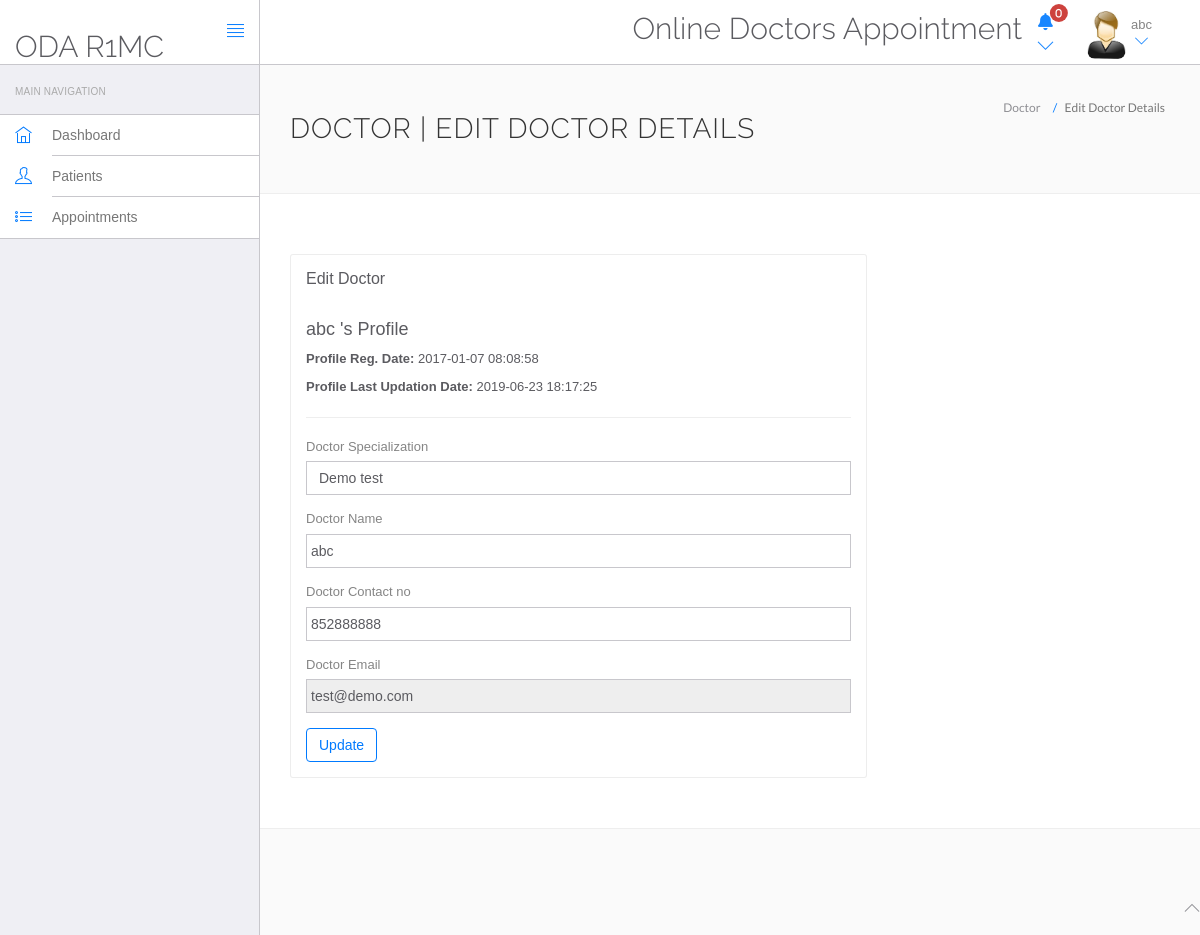
The page /users/doctor/edit-profile.php (signed in) on the database its author committed.
### tables this page shows
CREATE TABLE `doctors` (
  `id` int(11) NOT NULL,
  `specilization` varchar(255) DEFAULT NULL,
  `doctorName` varchar(255) DEFAULT NULL,
  `address` longtext DEFAULT NULL,
  `docFees` varchar(255) DEFAULT NULL,
  `contactno` bigint(11) DEFAULT NULL,
  `docEmail` varchar(255) DEFAULT NULL,
  `password` varchar(255) DEFAULT NULL,
  `creationDate` timestamp NULL DEFAULT current_timestamp(),
  `updationDate` timestamp NULL DEFAULT NULL ON UPDATE current_timestamp()
);

### users/doctor/edit-profile.php (the view, shortened to what this page needs)
<?php
include('include/config.php');
?>
<!DOCTYPE html>
<html lang="en">
	<head>
		<link rel="stylesheet" href="vendor/bootstrap/css/bootstrap.min.css">
		<link rel="stylesheet" href="vendor/fontawesome/css/font-awesome.min.css">
		<link rel="stylesheet" href="vendor/themify-icons/themify-icons.min.css">
		<link href="vendor/animate.css/animate.min.css" rel="stylesheet" media="screen">
		<link href="vendor/perfect-scrollbar/perfect-scrollbar.min.css" rel="stylesheet" media="screen">
		<link href="vendor/switchery/switchery.min.css" rel="stylesheet" media="screen">
		<link href="vendor/bootstrap-touchspin/jquery.bootstrap-touchspin.min.css" rel="stylesheet" media="screen">
		<link href="vendor/select2/select2.min.css" rel="stylesheet" media="screen">
		<link href="vendor/bootstrap-datepicker/bootstrap-datepicker3.standalone.min.css" rel="stylesheet" media="screen">
		<link href="vendor/bootstrap-timepicker/bootstrap-timepicker.min.css" rel="stylesheet" media="screen">
		<link rel="stylesheet" href="assets/css/styles.css">
		<link rel="stylesheet" href="assets/css/plugins.css">
		<link rel="stylesheet" href="assets/css/themes/theme-1.css" id="skin_color" />
	</head>
	<body>
		<div id="app">
<?php include('include/sidebar.php');?>
			<div class="app-content">
				<?php include('include/header.php');?>
				<div class="main-content" >
					<div class="wrap-content container" id="container">
						<section id="page-title">
							<div class="row">
								<div class="col-sm-8">
									<h1 class="mainTitle">Doctor | Edit Doctor Details</h1>
																	</div>
								<ol class="breadcrumb">
									<li>
										<span>Doctor</span>
									</li>
									<li class="active">
										<span>Edit Doctor Details</span>
									</li>
								</ol>
							</div>
						</section>
						<div class="container-fluid container-fullw bg-white">
							<div class="row">
								<div class="col-md-12">
									<div class="row margin-top-30">
										<div class="col-lg-8 col-md-12">
											<div class="panel panel-white">
												<div class="panel-heading">
													<h5 class="panel-title">Edit Doctor</h5>
												</div>
												<div class="panel-body">
									<?php $sql=mysqli_query($con,"select * from doctors where docEmail='".$_SESSION['dlogin']."'");
while($data=mysqli_fetch_array($sql))
{
?>
<h4><?php echo htmlentities($data['doctorName']);?>'s Profile</h4>
<p><b>Profile Reg. Date: </b><?php echo htmlentities($data['creationDate']);?></p>
<?php if($data['updationDate']){?>
<p><b>Profile Last Updation Date: </b><?php echo htmlentities($data['updationDate']);?></p>
<?php } ?>
<hr />
													<form role="form" name="adddoc" method="post" onSubmit="return valid();">
														<div class="form-group">
															<label for="DoctorSpecialization">
																Doctor Specialization
															</label>
							<select name="Doctorspecialization" class="form-control" required="required">
					<option value="<?php echo htmlentities($data['specilization']);?>">
					<?php echo htmlentities($data['specilization']);?></option>
															</select>
														</div>
<div class="form-group">
															<label for="doctorname">
																 Doctor Name
															</label>
	<input type="text" name="docname" class="form-control" value="<?php echo htmlentities($data['doctorName']);?>" >
														</div>
<div class="form-group">
									<label for="fess">
																 Doctor Contact no
															</label>
					<input type="text" name="doccontact" class="form-control" required="required"  value="<?php echo htmlentities($data['contactno']);?>">
														</div>
<div class="form-group">
									<label for="fess">
																 Doctor Email
															</label>
					<input type="email" name="docemail" class="form-control"  readonly="readonly"  value="<?php echo htmlentities($data['docEmail']);?>">
														</div>
														<?php } ?>
														<button type="submit" name="submit" class="btn btn-o btn-primary">
															Update
														</button>
													</form>
												</div>
											</div>
										</div>
											</div>
										</div>
								</div>
					</div>
				</div>
			</div>
	<?php include('include/footer.php');?>
		</div>
	</body>
</html>

### users/doctor/include/header.php (shortened to what this page needs)
<?php
	$sql_get=mysqli_query($con, "SELECT * FROM appointment WHERE userStatus='1' && doctorStatus='1' && doctorId='".$_SESSION['id']."' ");
	$count=mysqli_num_rows($sql_get);
?>
<!DOCTYPE html>
<html>
<head>
</head>
<link rel="stylesheet" href="https://cdnjs.cloudflare.com/ajax/libs/font-awesome/6.0.0/css/all.min.css" />
<body>
<header class="navbar navbar-default navbar-static-top">
					<div class="navbar-header">
						<a class="navbar-brand" href="#">
							<h2 style="padding-top:20% ">ODA R1MC</h2>
						</a>
						<a href="#" class="sidebar-toggler pull-right visible-md visible-lg" data-toggle-class="app-sidebar-closed" data-toggle-target="#app">
							<i class="ti-align-justify"></i>
						</a>
					</div>
					<div class="navbar-collapse collapse">
						<ul class="nav navbar-right">
								<li  style="padding-top:2% ">
								<h2>Online Doctors Appointment</h2>
							</li>
							<li class="dropdown notif">
									<a href class="dropdown-toggle" data-toggle="dropdown" id="navbarDropdown" role="button" aria-haspopup="true" aria-expanded="false">
										<i class="fa-solid fa-bell"><span class="badge badge-light"><?php echo $count; ?></span></i>
										<i class="ti-angle-down"></i></i></span>
								</li>
							<li class="dropdown current-user">
								<a href class="dropdown-toggle" data-toggle="dropdown">
									<img src="assets/images/images.jpg" > <span class="username">
									<?php $query=mysqli_query($con,"select doctorName from doctors where id='".$_SESSION['id']."'");
while($row=mysqli_fetch_array($query))
{
	echo $row['doctorName'];
}
									?> <i class="ti-angle-down"></i></i></span>
								</a>
							</li>
						</ul>
					</div>
				</header>
</body>
</html>

### users/doctor/assets/css/themes/theme-1.css (style rules this page uses)
body { background: #FAFAFA; }
header .navbar-header { background: #ffffff !important; border-right-color: #c8c7cc !important; border-bottom-color: #c8c7cc !important; }
header .navbar-header .sidebar-toggler, header .navbar-header .sidebar-mobile-toggler { color: #007aff !important; }
header .navbar-header .navbar-brand { color: #777 !important; }
header .navbar-collapse { background: #ffffff !important; border-bottom-color: #c8c7cc !important; box-shadow: none !important; }
header .navbar-collapse .navbar-right > li > a { color: #777; }
header .navbar-collapse .navbar-right > li > a i { color: #007aff !important; }

### rows shown on the page
doctors: doctorName "abc", creationDate "2017-01-07 08:08:58", updationDate "2019-06-23 18:17:25", Doctorspecialization "Demo test", docname "abc", doccontact "852888888", docemail "test@demo.com"

### other values the page prints
$count "0"
